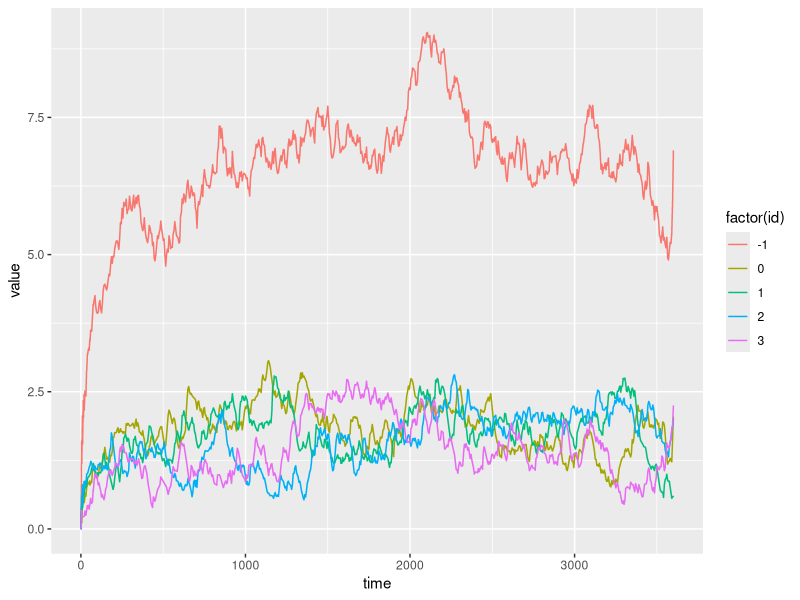

Generate this figure with R:
library(tidyverse)
library(ggplot2)
library(dplyr)

wide = read.csv("results.csv", check.names = FALSE)

pairs <- seq(1, ncol(wide), by = 2)

long <- do.call(rbind, lapply(pairs, function(i) {
  data.frame(
    vector = names(wide)[i],
    time   = wide[[i]],
    value  = wide[[i + 1]]
  )
}))

long = na.omit(long)

long$id = as.integer(sub(".*\\[([0-9]+)\\].*", "\\1", long$vector))
long$run = as.integer(sub(".*\\(#([0-9]+).*", "\\1", long$vector))
long$vector = sub("\\s.*", "", long$vector)
long$time = long$time

queue_size = long[long$vector == "queueSizeVector", ]

time_grid = seq(0,3600,by = 1)

avg_qs = queue_size %>%
    group_by(id) %>%
    group_modify(~ {
        .x %>%
            group_by(run) %>%
            group_modify(~ {
                series = .x %>%
                    group_by(time) %>%
                    summarise(value = mean(value), .groups = "drop") %>%
                    arrange(time)

                tibble(
                    time = time_grid,
                    value = approx(series$time, series$value, xout = time_grid, rule = 1)$y
                )
            }) %>%
            ungroup() %>%
            group_by(time) %>%
            summarise(value = mean(value, na.rm = TRUE), .groups = "drop")
    }) %>%
    ungroup()

avg_qs = na.omit(avg_qs)

total <- avg_qs %>%
  group_by(time) %>%
  summarise(value = sum(value, na.rm = TRUE), .groups = "drop") %>%
  mutate(id = -1)

avg_qs_with_total <- bind_rows(avg_qs, total)

ggplot(
        avg_qs_with_total,
        aes(
            x = time,
            y = value,
            group = factor(id),
            color = factor(id)
        )
) +
geom_step()
